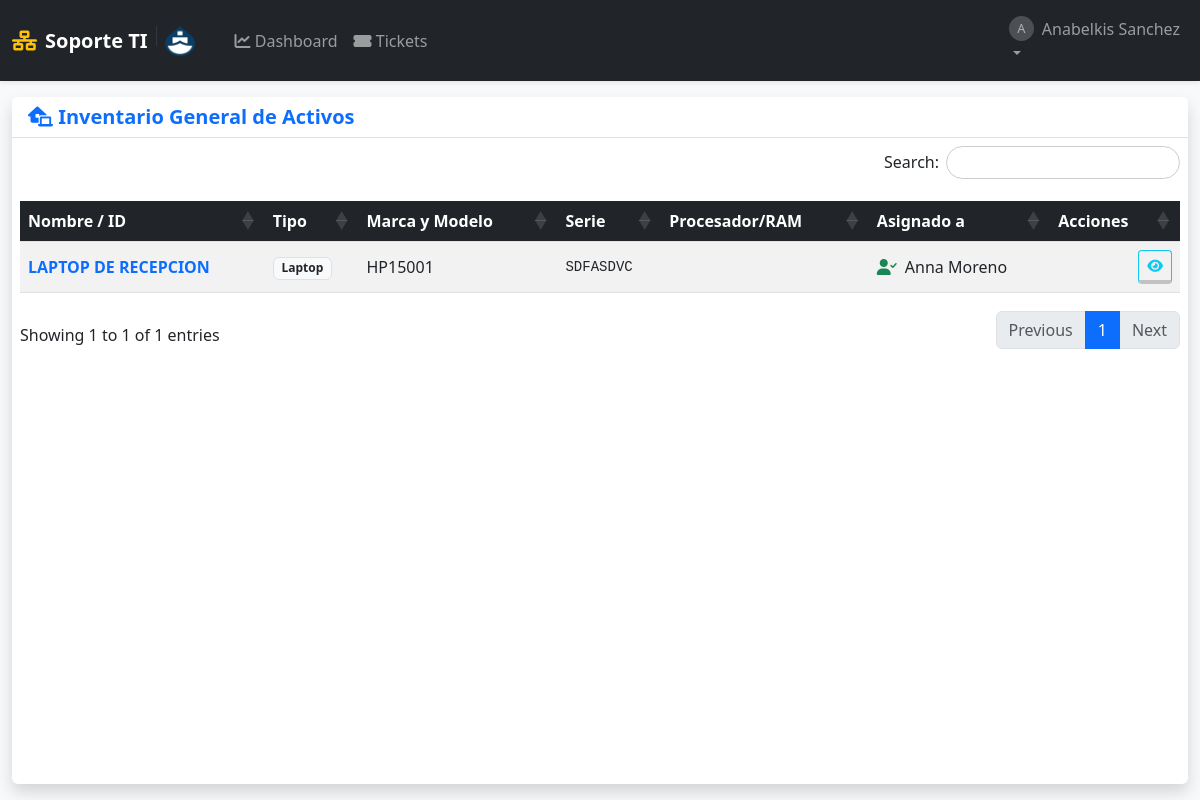
The page /equipos (signed in) on the database as committed earlier.
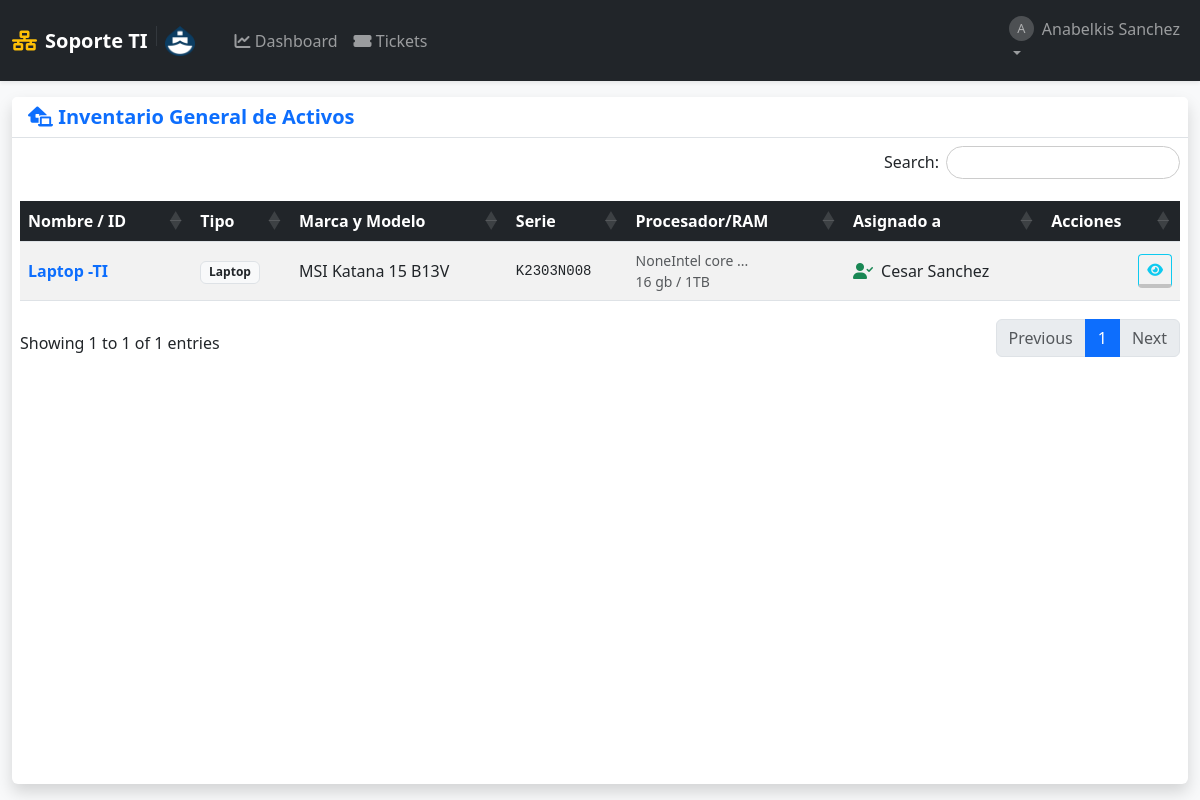
The same page on the database as committed later.
### tables this page shows
CREATE TABLE equipos (
            id INTEGER PRIMARY KEY AUTOINCREMENT,
            nombre_equipo TEXT UNIQUE NOT NULL,
            tipo TEXT,
            marca_modelo TEXT,
            numero_serie TEXT UNIQUE,
            fecha_adquisicion DATE,
            usuario_asignado_id INTEGER,
            notas TEXT, procesador TEXT, memoria_ram TEXT, tipo_ram TEXT, disco_duro TEXT, tipo_disco TEXT, fecha_compra DATE, color TEXT,
            FOREIGN KEY (usuario_asignado_id) REFERENCES usuarios (id) ON DELETE SET NULL
        );

CREATE TABLE usuarios (
            id INTEGER PRIMARY KEY AUTOINCREMENT,
            username TEXT UNIQUE NOT NULL,
            email TEXT UNIQUE,
            password_hash TEXT NOT NULL,
            role TEXT NOT NULL DEFAULT 'user' CHECK(role IN ('admin', 'user', 'tecnico')),
            departamento TEXT,
            fecha_creacion TIMESTAMP DEFAULT CURRENT_TIMESTAMP
        );

### app.py (the view)
@app.route('/equipos')
@login_required
def lista_equipos():
    equipos = get_db().execute("""
        SELECT e.*, u.username as usuario_asignado
        FROM equipos e
        LEFT JOIN usuarios u ON e.usuario_asignado_id = u.id
        ORDER BY e.nombre_equipo
    """).fetchall()
    tipos = get_db().execute("SELECT DISTINCT tipo FROM equipos WHERE tipo IS NOT NULL").fetchall()
    return render_template('lista_equipos.html', equipos=equipos, tipos=tipos)

### app.py (called while the page is built)
def get_db():
    if 'db' not in g:
        g.db = sqlite3.connect(app.config['DB_FILE'])
        g.db.row_factory = sqlite3.Row
        g.db.execute("PRAGMA foreign_keys = ON")
    return g.db

def login_required(f):
    @wraps(f)
    def decorated_function(*args, **kwargs):
        if 'user_id' not in session:
            flash('Por favor, inicia sesión.', 'warning')
            return redirect(url_for('login'))
        return f(*args, **kwargs)
    return decorated_function

### templates/lista_equipos.html (shortened to what this page needs)
{% extends "layout.html" %}
{% block content %}
<div class="card shadow h-100 border-0">
    <div class="card-header bg-white py-2 border-bottom d-flex justify-content-between align-items-center">
        <h5 class="mb-0 text-primary fw-bold"><i class="fas fa-laptop-house"></i> Inventario General de Activos</h5>
    </div>
    <div class="card-body p-2">
        <table class="table table-striped table-hover tabla-enterprise w-100 align-middle">
            <thead>
                <tr>
                    <th>Nombre / ID</th>
                    <th>Tipo</th>
                    <th>Marca y Modelo</th>
                    <th>Serie</th>
                    <th>Procesador/RAM</th>
                    <th>Asignado a</th>
                    <th>Acciones</th>
                </tr>
            </thead>
            <tbody>
                {% for equipo in equipos %}
                <tr>
                    <td class="fw-bold text-primary">{{ equipo.nombre_equipo }}</td>
                    <td><span class="badge bg-light text-dark border">{{ equipo.tipo }}</span></td>
                    <td>{{ equipo.marca_modelo }}</td>
                    <td class="small font-monospace">{{ equipo.numero_serie or 'N/A' }}</td>
                    <td class="small text-muted">
                        {% if equipo.procesador %}{{ equipo.procesador[:15] }}...<br>{% endif %}
                        {% if equipo.memoria_ram %}{{ equipo.memoria_ram }} / {{ equipo.disco_duro }}{% endif %}
                    </td>
                    <td>
                        {% if equipo.usuario_asignado %}
                            <div class="d-flex align-items-center">
                                <i class="fas fa-user-check text-success me-2"></i>
                                {{ equipo.usuario_asignado }}
                            </div>
                        {% else %}
                            <span class="badge bg-secondary">En Stock</span>
                        {% endif %}
                    </td>
                    <td class="text-end">
                        <div class="d-flex gap-1 justify-content-end">
                            <a href="{{ url_for('ver_equipo', equipo_id=equipo.id) }}" class="btn btn-outline-info btn-sm" title="Ver Ficha Técnica">
                                <i class="fas fa-eye"></i>
                            </a>
                        </div>
                    </td>
                </tr>
                {% endfor %}
            </tbody>
        </table>
    </div>
</div>
{% endblock %}

Rows that differ between the two databases and show on the page:
changed equipos "Laptop": nombre_equipo "LAPTOP DE RECEPCION" → "Laptop -TI"; marca_modelo "HP15001" → "MSI Katana 15 B13V"; numero_serie "SDFASDVC" → "K2303N008"; procesador (not shown) → "NoneIntel core"; memoria_ram (not shown) → "16 gb"; disco_duro (not shown) → "1TB"; usuario_asignado "Anna Moreno" → "Cesar Sanchez"
